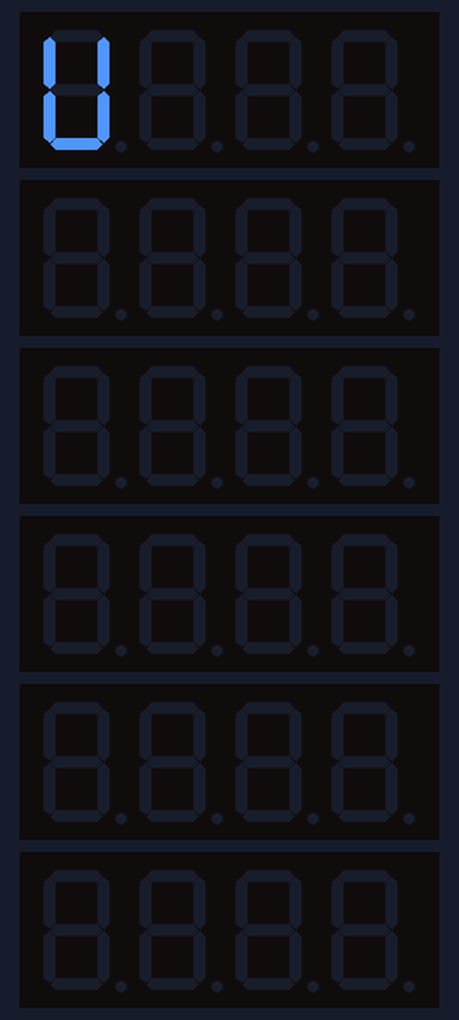
Bench run of a sketch on a simulated Arduino Uno, built with avr-gcc and run on an emulated ATmega328P. Shown: 6 × 4-digit seven-segment display. Wiring (inferred from the names in the program): HT16K33 LED driver at I2C address 0x70; HT16K33 LED driver at I2C address 0x71; HT16K33 LED driver at I2C address 0x72; HT16K33 LED driver at I2C address 0x73; HT16K33 LED driver at I2C address 0x74; HT16K33 LED driver at I2C address 0x75.

Above: at 0.05 s.
At 0.4 s:
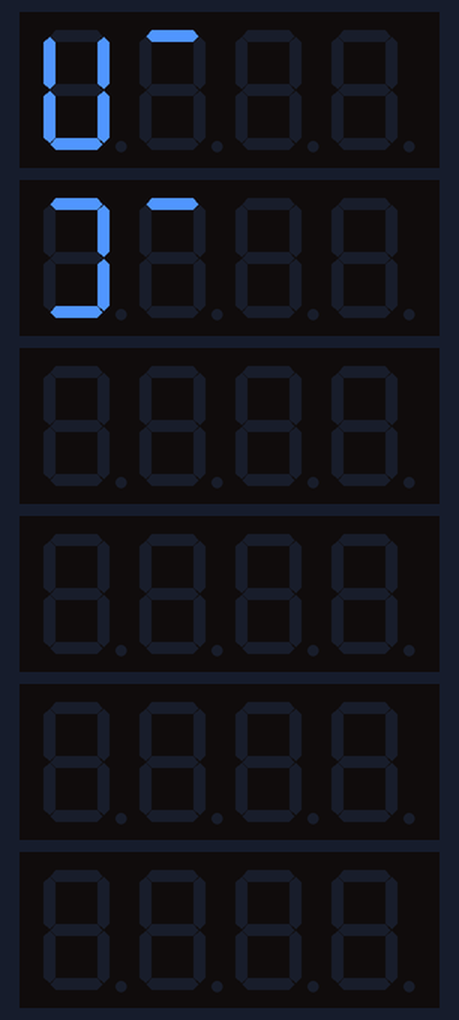
At 0.8 s:
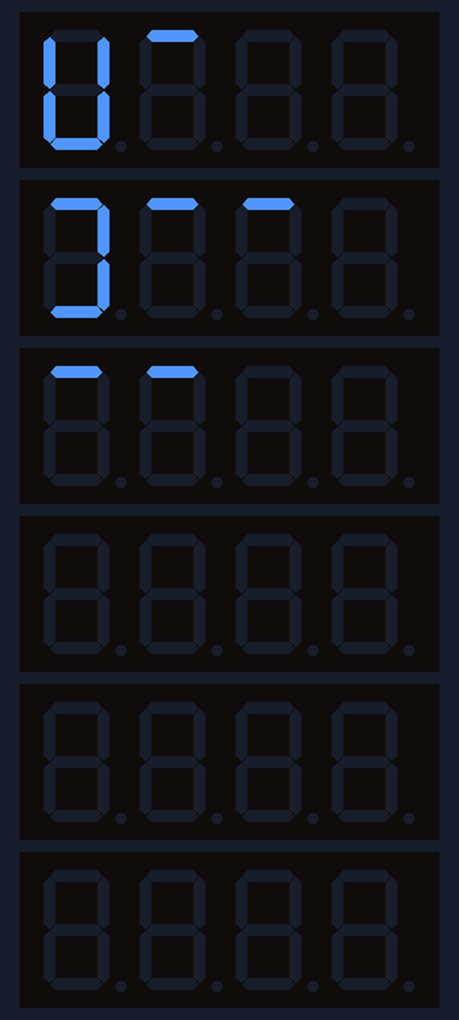
At 1.5 s:
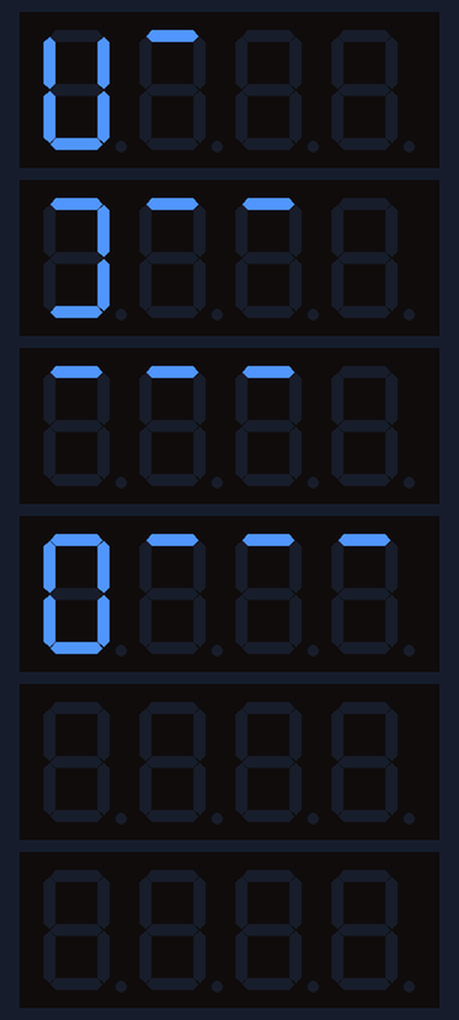
At 1.95 s:
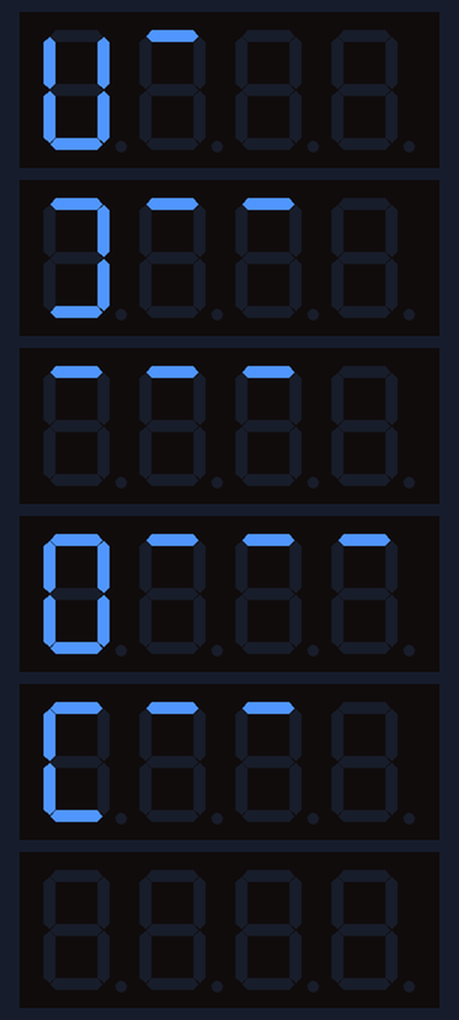
At 2.5 s:
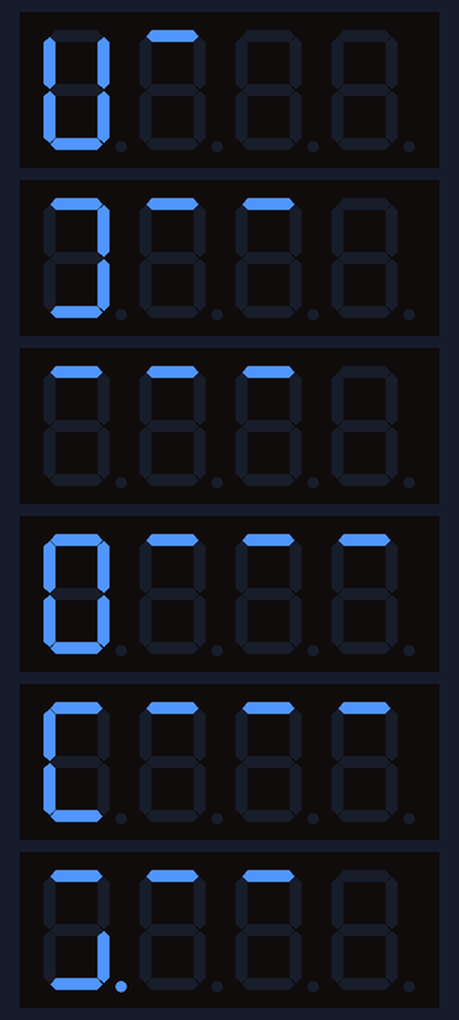

The sketch:

Multiplos_Displays_Teste.ino
```cpp
#include <HT16K33Disp.h>

HT16K33Disp dsp;

int um = 0x70;
int dois = 0x71;
int tres = 0x72;
int quatro = 0x73;
int cinco = 0x74;
int seis = 0x75;

void setup() {

  dsp.Init(um, 8);
  dsp.Clear(um);
  dsp.Init(dois, 8);
  dsp.Clear(dois);
  dsp.Init(tres, 8);
  dsp.Clear(tres);
  dsp.Init(quatro, 8);
  dsp.Clear(quatro);
  dsp.Init(cinco, 8);
  dsp.Clear(cinco);
  dsp.Init(seis, 8);
  dsp.Clear(seis);

}

void loop() {
   dsp.Text(um, "Um");
   dsp.Text(dois, "Dois");
   dsp.Text(tres, "Tres");
   dsp.Text(quatro, "Quatro");
   dsp.Text(cinco, "Cinco");
   dsp.Text(seis, "Seis");

}
```

HT16K33Disp.h
```cpp
//---------------------------------
// Header File
// by: Anas Kuzechie (May 03, 2022)
//---------------------------------
#include <Wire.h>
//--------------------
//header guards
//prevents header files from multiple inclusion
#ifndef HT16K33Disp_h
#define HT16K33Disp_h

//class definition, which has public and/or private sections
class HT16K33Disp
{
    public:
        //constructor
        HT16K33Disp();
        //methods
        void Init(byte address, byte brightLevel);
        void Clear(byte address);
        void Char(byte address, byte digit, char c1);
        void Text(byte address, String text1);
        void Num(byte address, byte digit, int n);
        void Numdp(byte address, byte digit, int n);
};

#endif
```
